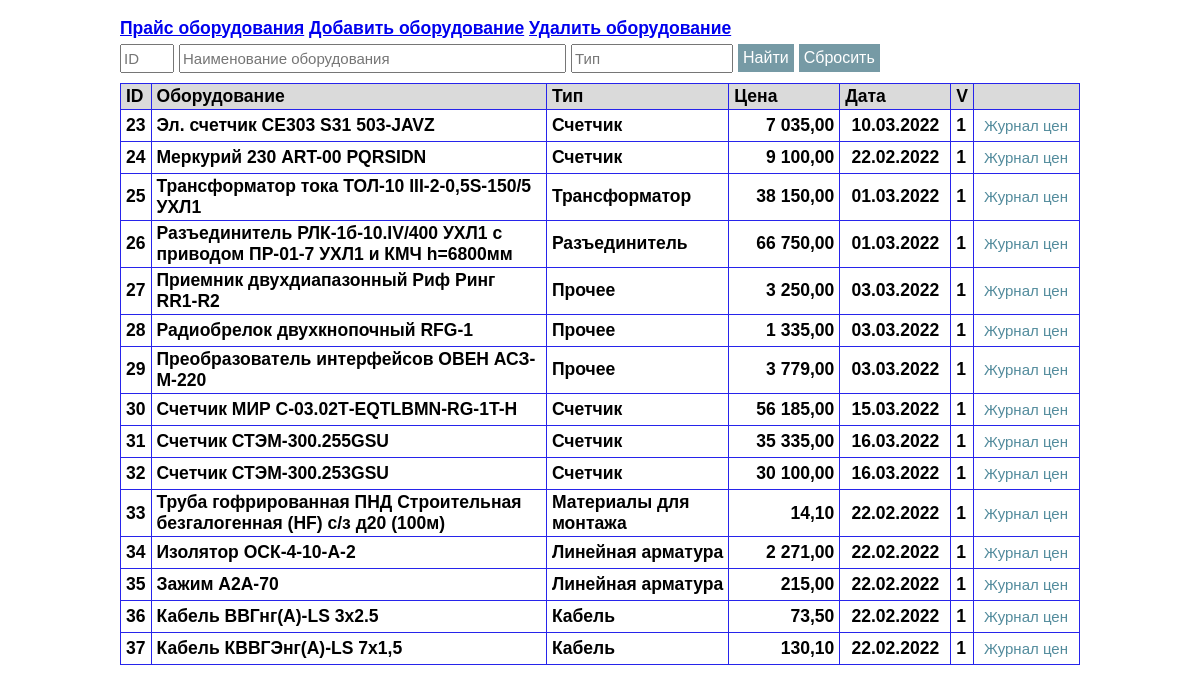
Page /eqip_prices on the committed database.
### tables this page shows
CREATE TABLE prices (
                            id integer not null primary key autoincrement,
                            id_eq integer not null,
                            price real not null,
                            date date,
                            actual integer, 
                            foreign key (id_eq) references equips(id));

CREATE TABLE equips (
                            id integer not null primary key autoincrement,
                            equip text not null COLLATE NOCASE,
                            type text COLLATE NOCASE);

### app_equip.py (the view)
@app.route('/eqip_prices', methods=['GET','POST'])
def eqip_prices() -> str:
    dbs = db_sqlite.EquipDB()
    if request.form.get('bottom_clear'):
        s_id = s_name_eq = s_type_eq = ''
    else:
        s_id = request.form.get('search_id','')
        s_name_eq = request.form.get('search_name_eq','')
        s_type_eq = request.form.get('search_type_eq','')
    result = dbs.get_eqips(id = s_id, name_eq = s_name_eq, type_eq = s_type_eq)
    return render_template('eqip_prices.html', the_title='CПИСОК ОБОРУДОВАНИЯ', the_part1='equip', the_part2='prices', the_results=result)

### db_sqlite.py (called while the page is built)
def sqlite_lower(value_):
        return value_.lower()

    def get_eqips(self, id="", name_eq="", type_eq=""):
        with sqlite3.connect(self._database) as connection:
            connection.create_collation("NOCASE", ignore_case_collation)
            connection.create_function("LOWER", 1, sqlite_lower)
            connection.create_function("UPPER", 1, sqlite_upper)
            result = connection.execute("""select eq.id, eq.equip, eq.type, pr.id_eq, pr.price, pr.date, pr.actual from equips as eq
                        LEFT OUTER JOIN (select * from prices where actual=1) as pr
                        ON eq.id =pr.id_eq
                        where eq.id LIKE ? and LOWER(eq.equip) LIKE ? and LOWER(eq.type) LIKE ?""", (f'%{id}%',f'%{name_eq.lower()}%', f'%{type_eq.lower()}%'))
        return result

### templates/eqip_prices.html (shortened to what this page needs)
{% extends 'base.html' %}
{% block body %}
<form method='POST' action='/eqip_prices'>
    <div class="div_float">
        <input class='input_filtr' name='search_id' type='TEXT' value='' placeholder="ID" size="3">
    </div>
    <div class="div_float">
        <input class='input_filtr' name='search_name_eq' type='TEXT' value="" placeholder="Наименование оборудования" size="40">
    </div>
    <div class="div_float">
        <input class='input_filtr' name='search_type_eq' type='TEXT' value="" placeholder="Тип" size="15">
    </div>
    <div class="div_float">
        <input class='form_button' name='bottom_find' value='Найти' type='SUBMIT'>
    </div>
    <div class="div_float">
        <input class='form_button' name='bottom_clear' value='Сбросить' type='SUBMIT'>
    </div>
</form>
<form method='POST' action='/1_equip'>
<table class="table">
<thead>
    <tr>
        <td width=10px>ID</td>
        <td>Оборудование</td>
        <td>Тип</td>
        <td width=100px>Цена</td>
        <td width=100px>Дата</td>
        <td width=10px>V</td>
        <td width=95px> </td>
    </tr>
</thead>
<tbody>
    {% for i in the_results %}
        <tr>
            <td>{{i[0]}}</td>
            <td>{{i[1]}}</td>
            <td>{{i[2]}}</td>
            <td align="right">{{i[4]}}</td>
            <td align="center">{{i[5]}}</td>
            <td>{{i[6]}}</td>
            <td><button class="tb_button" name='id_1_eq' value={{i[0]}} type='SUBMIT'>Журнал цен</button></td>
        </tr>
    {% endfor %}
</tbody>
</table>
</form>
{% endblock %}

### static/main.css (style rules this page uses)
body { font-family: Arial, sans-serif; font-size: 15px; line-height: 1.2; color:black; background-color: #ffffff; margin-left: 10%; margin-right: 10%; margin-top: 0%; margin-bottom: 0%; }
.div_float { float: left; margin: 0; padding: 5px; padding-left: 0px; }
.input_filtr { height: 23px; font-size: 15px; }
.form_button { color: white; font-size: 16px; font-weight: normal; background-color: #769aa5; border: 0; padding: 5px; }
.tb_button { color:#528b9c; font-size: 15px; background-color: white; font-weight: normal; border: 0; padding: 5px; }
div { margin-left: 10px; margin-right: 10px; }
.table { border: 1px solid #2724eb; width: 100%; border-collapse: collapse; table-layout: auto; margin-top: 5px; }
.table thead { background-color: #dadada; font-weight: bold; }
.table td { border: 1px solid #2724eb; padding: 2px 5px; }

### rows in the picture
prices: i "23", equip "Эл. счетчик СЕ303 S31 503-JAVZ", type "Счетчик", price "7 035,00", date "10.03.2022", actual "1"
prices: i "24", equip "Меркурий 230 ART-00 PQRSIDN", type "Счетчик", price "9 100,00", date "22.02.2022", actual "1"
prices: i "25", equip "Трансформатор тока ТОЛ-10 III-2-0,5S-150/5 УХЛ1", type "Трансформатор", price "38 150,00", date "01.03.2022", actual "1"
prices: i "26", equip "Разъединитель РЛК-1б-10.IV/400 УХЛ1 с приводом ПР-01-7 УХЛ1 и КМЧ h=6800мм", type "Разъединитель", price "66 750,00", date "01.03.2022", actual "1"
prices: i "27", equip "Приемник двухдиапазонный Риф Ринг RR1-R2", type "Прочее", price "3 250,00", date "03.03.2022", actual "1"
prices: i "28", equip "Радиобрелок двухкнопочный RFG-1", type "Прочее", price "1 335,00", date "03.03.2022", actual "1"
prices: i "29", equip "Преобразователь интерфейсов ОВЕН АСЗ-М-220", type "Прочее", price "3 779,00", date "03.03.2022", actual "1"
prices: i "30", equip "Счетчик МИР С-03.02Т-ЕQTLBMN-RG-1T-H", type "Счетчик", price "56 185,00", date "15.03.2022", actual "1"
prices: i "31", equip "Счетчик СТЭМ-300.255GSU", type "Счетчик", price "35 335,00", date "16.03.2022", actual "1"
prices: i "32", equip "Счетчик СТЭМ-300.253GSU", type "Счетчик", price "30 100,00", date "16.03.2022", actual "1"
prices: i "33", equip "Труба гофрированная ПНД Строительная безгалогенная (HF) с/з д20 (100м)", type "Материалы для монтажа", price "14,10", date "22.02.2022", actual "1"
prices: i "34", equip "Изолятор ОСК-4-10-А-2", type "Линейная арматура", price "2 271,00", date "22.02.2022", actual "1"
prices: i "35", equip "Зажим А2А-70", type "Линейная арматура", price "215,00", date "22.02.2022", actual "1"
prices: i "36", equip "Кабель ВВГнг(А)-LS 3х2.5", type "Кабель", price "73,50", date "22.02.2022", actual "1"
prices: i "37", equip "Кабель КВВГЭнг(А)-LS 7х1,5", type "Кабель", price "130,10", date "22.02.2022", actual "1"
